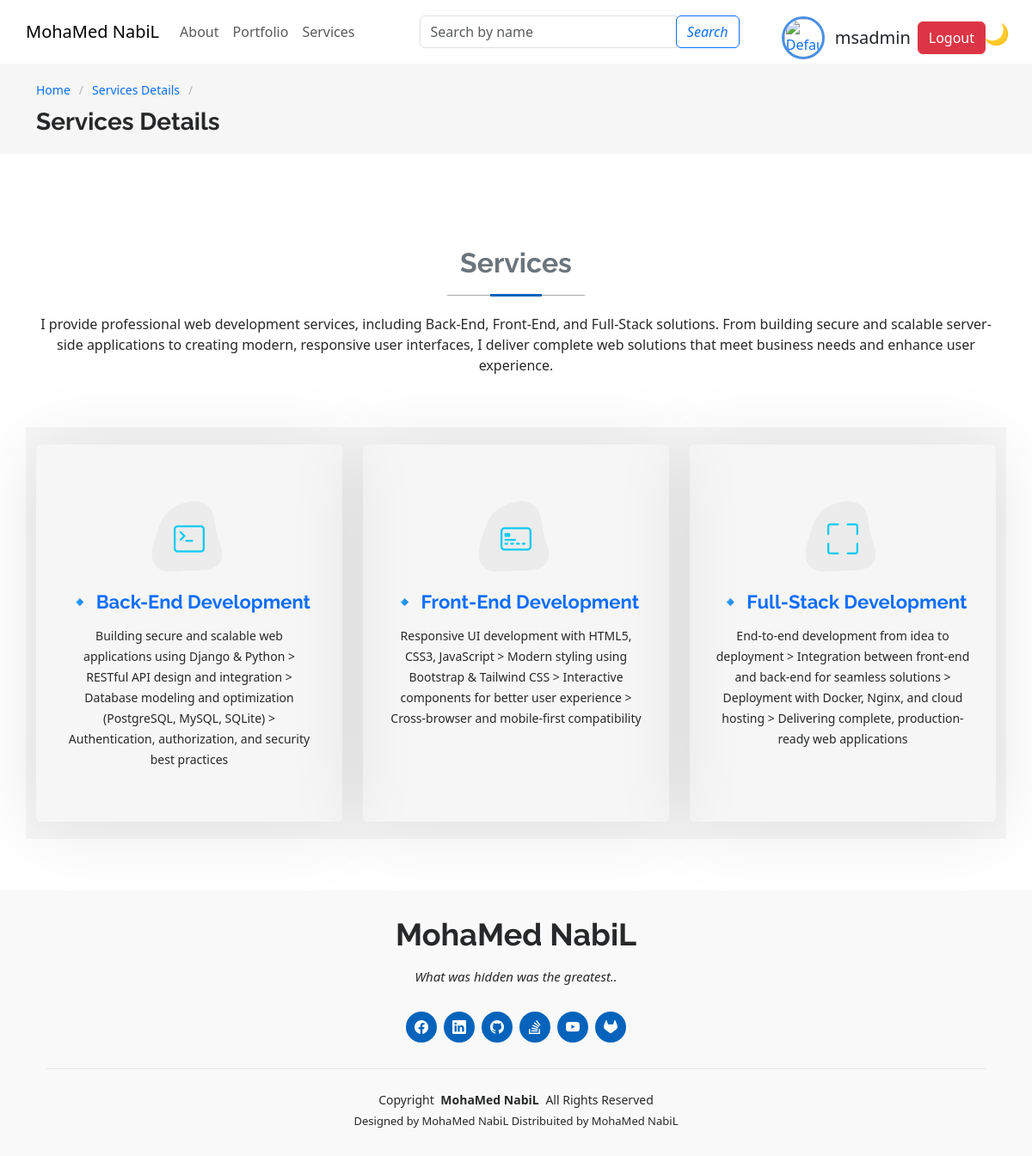
The app's page /ar/services/ (signed in) with its own data.
### hero/models.py (models this page shows, shortened)
class Hero(models.Model):
    title = models.CharField(max_length=255, blank=True, null=True)
    title_ar = models.CharField(max_length=255, blank=True, null=True)
    content = models.TextField(max_length=255, blank=True, null=True)
    content_ar = models.TextField(max_length=255, blank=True, null=True)
    image_hero = models.ImageField(upload_to='media/hero/', blank=True, null=True)
    created_at = models.DateTimeField(auto_now_add=True)
    updated_at = models.DateTimeField(auto_now=True)
    site_name = models.CharField(max_length=100, default="MySite")
    site_name_ar = models.CharField(max_length=100, default="موقعي")
    class Meta:
        verbose_name = 'Hero'
        verbose_name_plural = 'Heroes'

### services/models.py (models this page shows, shortened)
class Services_main(models.Model):
    services_title = models.CharField(max_length=100)
    services_description = models.TextField()
    created_at = models.DateTimeField(auto_now_add=True)
    updated_at = models.DateTimeField(auto_now=True)

class Services_list(models.Model):
    services_icon = models.CharField(max_length=100)
    services_title = models.CharField(max_length=100)
    services_description = models.TextField()
    slug = models.SlugField(unique=True, blank=True, null=True)
    created_at = models.DateTimeField(auto_now_add=True)
    updated_at = models.DateTimeField(auto_now=True)

### contact/models.py (models this page shows, shortened)
class social_media_icons(models.Model):
    icon_name = models.CharField(max_length=255, blank=True, null=True)
    link = models.URLField(max_length=255, blank=True, null=True)
    created_at = models.DateTimeField(auto_now_add=True)
    updated_at = models.DateTimeField(auto_now=True)
    class Meta:
        verbose_name = ("social media icons")
        verbose_name_plural = ("social media icons")

### services/views.py (the view)
# urls.py: path('', views.Services_list_view, name='Services_list_view'),
def Services_list_view(request):
    my_Services_main = Services_main.objects.all()
    my_Services_list = Services_list.objects.all()
    my_social_media_icons = social_media_icons.objects.all()
    heroes = Hero.objects.all()
    profile = Profile.objects.all()
    if request.user.is_authenticated:
        try:
            profile = Profile.objects.get(user=request.user)
        except Profile.DoesNotExist:
            profile = None
    return render(request, 'services/services_home.html', {
        'heroes': heroes, 'profile': profile, 'my_Services_main': my_Services_main, 'my_Services_list': my_Services_list, 'my_social_media_icons': my_social_media_icons
    })

### services/templates/services/services_home.html (shortened to what this page needs)
{% load static %}
{% load i18n %}
{% block content %}
<head>
    <link rel="stylesheet" href="{% static 'css/style.css' %}">
    <link href="{% static 'css/main.css' %}" rel="stylesheet">
    <link href="{% static 'assets/vendor/bootstrap/css/bootstrap.min.css' %}" rel="stylesheet">
    <link href="{% static 'assets/vendor/bootstrap-icons/bootstrap-icons.css' %}" rel="stylesheet">
    <link href="{% static 'assets/vendor/aos/aos.css' %}" rel="stylesheet">
    <link href="{% static 'assets/vendor/glightbox/css/glightbox.min.css' %}" rel="stylesheet">
    <link href="{% static 'assets/vendor/swiper/swiper-bundle.min.css' %}" rel="stylesheet">
</head>
{% include "parts/navbar.html" %}
{% include "services/header.html" %}
<body>
  <main id="main" class="mt-5">
    <section id="services" class="services section">
      <div class="container section-title">
        {% for Services_main in my_Services_main %}
        <h2><a class="text-decoration-none link-secondary" href="{% url "Services_list_view" %}" type="hidden"> {{ Services_main.services_title }} </a> </h2>
        <p>{{ Services_main.services_description }}</p>
        {% endfor %}
    </div>
      <div class="container page-title">
        <div class="row gy-4">
          {% for Services_list in my_Services_list %}
          <div class="col-lg-4 col-md-6" data-aos-delay="100">
            <div class="service-item item-cyan position-relative">
              <div class="icon">
                <i class="{{ Services_list.services_icon }}"></i>
              </div>
              <a href="{% url "services_details" Services_list.slug %}" class="stretched-link text-decoration-none">
                <h3>{{ Services_list.services_title }}</h3>
              </a>
              <p>{{ Services_list.services_description }}</p>
            </div>
          </div>
           {% endfor %}
        </div>
      </div>
    </section>
{% include "parts/footer.html" %}
  </main>
</body>
{% endblock %}

### templates/parts/navbar.html (shortened to what this page needs)
{% load static %}
<head>
    <link rel="stylesheet" href
    "{% static "css/navbar.css" %}">
    <link href="{% static 'assets/vendor/bootstrap/css/bootstrap.min.css' %}" rel="stylesheet"/>
    <link href="{% static 'assets/vendor/bootstrap-icons/bootstrap-icons.css' %}" rel="stylesheet"/>
    <link href="{% static 'assets/vendor/aos/aos.css' %}" rel="stylesheet"/>
    <link href="{% static 'assets/vendor/glightbox/css/glightbox.min.css' %}" rel="stylesheet"/>
    <link href="{% static 'assets/vendor/swiper/swiper-bundle.min.css' %}" rel="stylesheet"/>
</head>
<body>
<nav class="container navbar navbar-expand-lg ">
    <div class="row w-100 ">
        <div class="collapse navbar-collapse" id="navbarSupportedContent">
                {% if heroes %}
                    {% for hero in heroes %}
                        <a class="navbar-brand" href="{% url 'index' %}">{{ hero.site_name }}</a>
                    {% endfor %}
                {% else %}
                    <a class="navbar-brand" href="{% url 'index' %}">My Website</a>
                {% endif %}
            <ul class="navbar-nav col">
                <li class="nav-item">
                    <a class="nav-link" href="{% url 'about_details' %}">About</a>
                </li>
                <li class="nav-item">
                    <a class="nav-link" href="{% url 'home_portfolio' %}">Portfolio</a>
                </li>
                <li class="nav-item">
                    <a class="nav-link" href="{% url 'Services_list_view' %}">Services</a>
                </li>
            </ul>
                        <form method="get" action="" class="form-inline col-4 d-flex justify-content-center my-2 my-lg-0">
                            <div class="input-group">
                                <input type="text" name="search" class="form-control"
                                       placeholder="Search by name" value="{{ request.GET.search }}">
                                <div class="input-group-append">
                                    <button class="btn btn-outline-primary" type="submit">
                                        <i class="fa fa-search">Search</i>
                                    </button>
                                </div>
                            </div>
                        </form>
            <div class="col h-75 d-flex flex-wrap d-flex justify-content-end">
                <div class="row">
            {% if user.is_authenticated %}
                <div class="col-sm align-items-center d-flex justify-content-between">
                    <div class="col-sm{% if not profile.profile_picture %} align-center p-1{% endif %}">
                        <a href="{% url 'accounts:profile' %}">
                            {% if profile.profile_picture %}
                                <img src="{{ profile.profile_picture.url }}" alt="Profile Image" class="profile-imgs">
                            {% else %}
                                <img src="{% static 'default_profile.jpg' %}" alt="Default Profile Image" class="profile-imgs">
                            {% endif %}
                        </a>
                    </div>
                    <div class="col-sm px-2 fs-2 align-items-center">
                        <p class="m-0 fs-5">{{ user.username }}</p>
                    </div>
                    <div class="col-sm align-items-center m-0">
                        <form class="m-0" method="post" action="{% url 'logout' %}">
                            <button type="submit" class="btn btn-danger">Logout</button>
                        </form>
                    </div>
                </div>
            {% endif %}
                    </div>
                </div>
            </div>
        </div>
</nav>
<button id="darkModeToggle"class="dark-mode-btn">
🌙
</button>
</body>

### templates/parts/footer.html
{% load static %}
  <footer id="footer" class="footer position-relative light-background">
    <div class="container">
        {% if heroes %}
            {% for hero in heroes %}
                <h3 href="{% url 'index' %}" class="sitename">{{ hero.site_name }}</h3>
            {% endfor %}
        {% else %}
            <a class="navbar-brand" href="{% url 'index' %}">My Website</a>
        {% endif %}
      <p>What was hidden was the greatest..</p>
      <div class="social-links d-flex justify-content-center">
        {% for social_media_icons in my_social_media_icons %}
        <a href="{{ social_media_icons.link }}"><i class="{{ social_media_icons.icon_name }}"></i></a>
        {% endfor %}
      </div>
      <div class="container">
        <div class="copyright">
          <span>Copyright</span> <strong class="px-1 sitename">
                  {% if heroes %}
                    {% for hero in heroes %}
                        <a class="navbar-brand" href="{% url 'index' %}">{{ hero.site_name }}</a>
                    {% endfor %}
                {% else %}
                    <a class="navbar-brand" href="{% url 'index' %}">My Website</a>
                {% endif %}
          </strong> <span>All Rights Reserved</span>
        </div>
        <div class="credits">
          Designed by <a href="https://mohamednabilpro.netlify.app/">
                {% if heroes %}
                    {% for hero in heroes %}
                        <a class="navbar-brand" href="{% url 'index' %}">{{ hero.site_name }}</a>
                    {% endfor %}
                {% else %}
                    <a class="navbar-brand" href="{% url 'index' %}">My Website</a>
                {% endif %}
                  </a> Distribuited by <a href="https://mohamednabilpro.netlify.app/">
                    {% if heroes %}
                    {% for hero in heroes %}
                        <a class="navbar-brand" href="{% url 'index' %}">{{ hero.site_name }}</a>
                    {% endfor %}
                {% else %}
                    <a class="navbar-brand" href="{% url 'index' %}">My Website</a>
                {% endif %}
          </a>
        </div>
      </div>
    </div>
  </footer>

### static/css/style.css (style rules this page uses)
html, body { height: 100%; margin: 0; padding: 0; }
body { min-height: 100vh; display: flex; flex-direction: column; }

### static/css/main.css (style rules this page uses)
.light-background { --background-color: #f9f9f9; --surface-color: #ffffff; }
body { color: var(--default-color); background-color: var(--background-color); font-family: var(--default-font); }
a { color: var(--accent-color); text-decoration: none; transition: 0.3s; }
h1, h2, h3, h4, h5, h6 { color: var(--heading-color); font-family: var(--heading-font); }
.footer { color: var(--default-color); background-color: var(--background-color); font-size: 14px; text-align: center; padding: 30px 0; position: relative; }
.footer h3 { font-size: 36px; font-weight: 700; position: relative; padding: 0; margin: 0 0 15px 0; }
.footer p { font-size: 15; font-style: italic; padding: 0; margin: 0 0 30px 0; }
.footer .social-links { margin: 0 0 30px 0; }
.footer .social-links a { font-size: 16px; display: flex; align-items: center; justify-content: center; background: var(--accent-color); color: var(--contrast-color); line-height: 1; margin: 0 4px; border-radius: 50%; text-align: center; width: 36px; height: 36px; transition: 0.3s; }
.footer .copyright { padding-top: 25px; border-top: 1px solid color-mix(in srgb, var(--default-color), transparent 90%); }
.footer .credits { font-size: 13px; padding-top: 5px; }
.page-title { --background-color: color-mix(in srgb, var(--default-color), transparent 96%); color: var(--default-color); background-color: var(--background-color); padding: 20px 0; position: relative; }
section, .section { color: var(--default-color); background-color: var(--background-color); padding: 60px 0; overflow: clip; }
.section-title { text-align: center; padding-bottom: 60px; position: relative; }
.section-title h2 { font-size: 32px; font-weight: 700; margin-bottom: 20px; padding-bottom: 20px; position: relative; }
.section-title h2:before { content: ""; position: absolute; display: block; width: 160px; height: 1px; background: color-mix(in srgb, var(--default-color), transparent 60%); left: 0; right: 0; bottom: 1px; margin: auto; }
.section-title h2::after { content: ""; position: absolute; display: block; width: 60px; height: 3px; background: var(--accent-color); left: 0; right: 0; bottom: 0; margin: auto; }
.section-title p { margin-bottom: 0; }
.services .service-item { box-shadow: 0px 5px 90px 0px rgba(0, 0, 0, 0.1); height: 100%; padding: 60px 30px; text-align: center; transition: 0.3s; border-radius: 5px; }
.services .service-item .icon { margin: 0 auto; width: 100px; height: 100px; display: flex; align-items: center; justify-content: center; transition: ease-in-out 0.3s; position: relative; }
.services .service-item .icon i { font-size: 36px; transition: 0.5s; position: relative; }
.services .service-item .icon svg { position: absolute; top: 0; left: 0; }
.services .service-item h3 { font-weight: 700; margin: 10px 0 15px 0; font-size: 22px; }
.services .service-item p { line-height: 24px; font-size: 14px; margin-bottom: 0; }
.services .service-item.item-cyan i { color: #0dcaf0; }

### templates/parts/navbar.html (style rules this page uses)
.profile-imgs { width: 50px; height: 50px; border-radius: 50%; object-fit: cover; border: 3px solid #4a90e2; }
body { margin-top: 20px; color: #1a202c; text-align: left; background-color: #e2e8f0; }
.dark-mode-btn { position: fixed; top: 20px; right: 20px; background: none; border: none; font-size: 24px; cursor: pointer; transition: transform 0.3s ease; }

### records on screen
Hero: site_name "MohaMed NabiL"
Services_main: services_title "Services", services_description "I provide professional web development services, including Back-End, Front-End, and Full-Stack solutions. From building secure and scalable server-side applications to creating modern, responsive user interfaces, I deliver complete web solutions that meet business needs and enhance user experience."
Services_list: services_title "🔹 Back-End Development", services_description "Building secure and scalable web applications using Django & Python > RESTful API design and integration > Database modeling and optimization (PostgreSQL, MySQL, SQLite) > Authentication, authorization, and security best practices"
Services_list: services_title "🔹 Front-End Development", services_description "Responsive UI development with HTML5, CSS3, JavaScript > Modern styling using Bootstrap & Tailwind CSS > Interactive components for better user experience > Cross-browser and mobile-first compatibility"
Services_list: services_title "🔹 Full-Stack Development", services_description "End-to-end development from idea to deployment > Integration between front-end and back-end for seamless solutions > Deployment with Docker, Nginx, and cloud hosting > Delivering complete, production-ready web applications"

### other values on screen
{{ user.username }} "msadmin"
